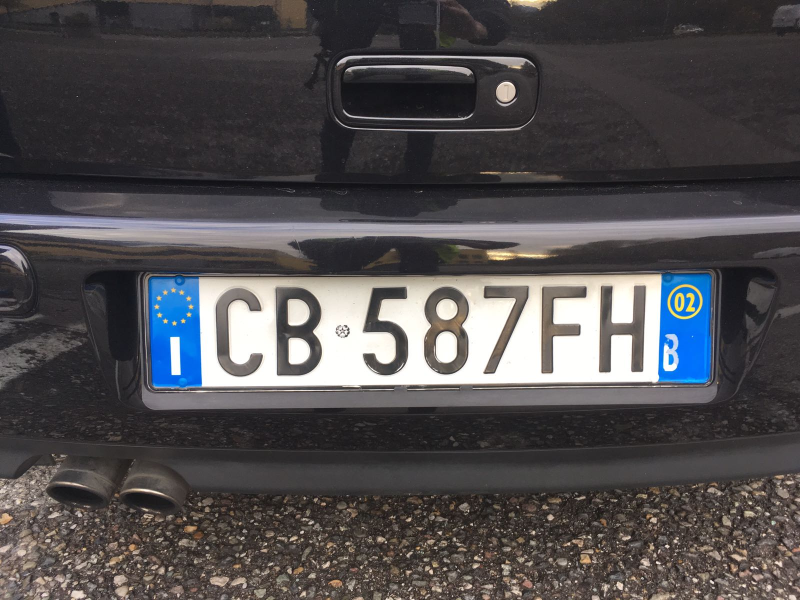
#> input picture targa0.jpg, 1600 x 1200 px (shown at 1/2 size)
$ python main.py   (Python 2 division)   (older library calls are emulated)
#> lines starting #> are read from the running program, lines starting #| are printed output that depends on the picture; after the words box and inside, x2 and y2 are one past the last pixel; in counts of white or black regions, pixels touching at a corner belong together; long printed decimals are rounded
import cv2
import numpy as np
import random
import pytesseract
from PIL import Image

global im
global low_canny
global high_canny
global trackbars
global imgsnames
global img_counter

low_canny = 231
high_canny = 89
trackbars = False
imgsnames = [ \
    r'targa0.jpg', \
    r'targa1.jpg', \
    r'targa2.jpg', \
    r'targa3.jpg', \
    r'targa4.jpg', \
    r'targa5.jpg', \
    r'targa6.jpg',
    ]
img_counter = 0


def setImgsNames(x):
    global img_counter
    img_counter = x
    do_img_proc()


def setLowCannyTrack(x):
    global low_canny
    low_canny = x
    do_img_proc()


def setHighCannyTrack(x):
    global high_canny
    high_canny = x
    do_img_proc()


def do_img_proc():
    global im
    global trackbars

    im = cv2.imread(imgsnames[img_counter], cv2.IMREAD_GRAYSCALE)
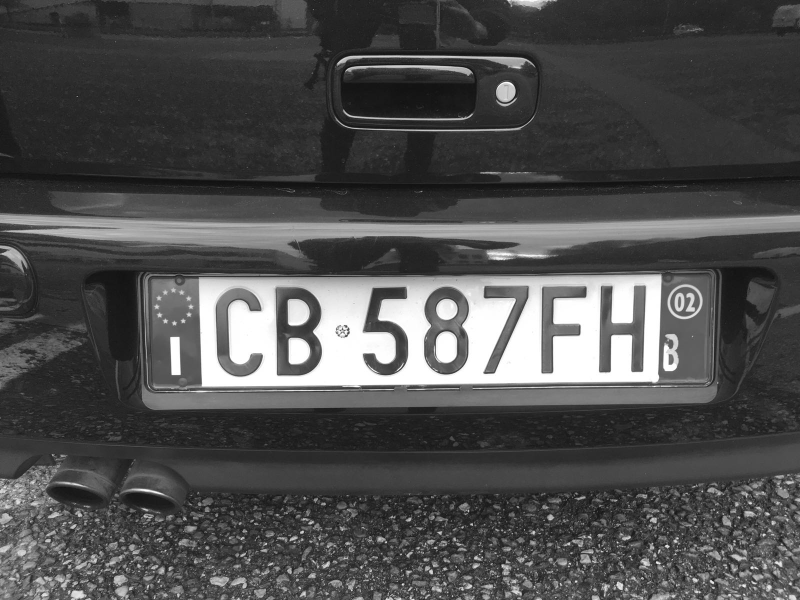
#> im: shape (1200, 1600) (shown at 1/2 size); min 2, max 255, mean 78
    im_in = cv2.resize(im, dsize=(640, 480))
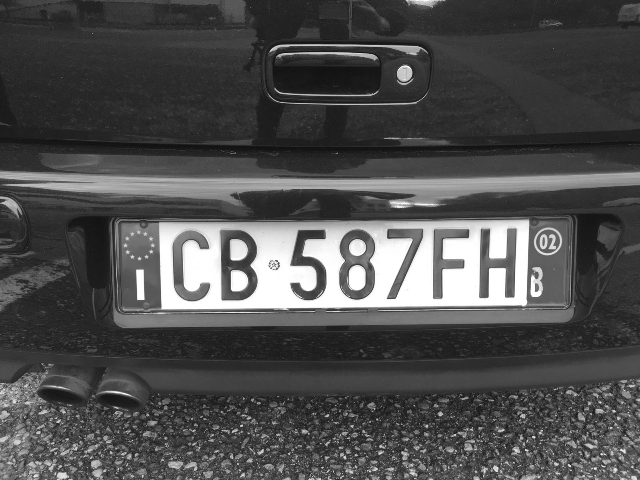
#> im_in: shape (480, 640); min 14, max 255, mean 77.9
    np.array(im_in, copy=True)

    avg, sdv = cv2.meanStdDev(im_in)
#> avg = [77.94]; sdv = [57.32]

    if avg < 55 and sdv < 40:
        im_in = cv2.equalizeHist(im_in)
        im_in = cv2.GaussianBlur(im_in, (3, 3), 1)

    im_in = cv2.GaussianBlur(im_in, (3, 3), 1)

    im_canny = cv2.Canny(im_in, low_canny, high_canny, apertureSize=3)
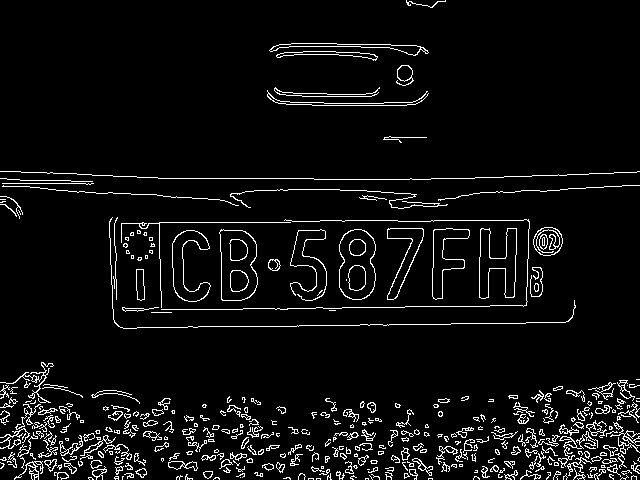
#> im_canny: shape (480, 640); 5.6% white in thin lines or dots
    im_canny_copy = np.array(im_canny, copy=True)

    h, w = im_in.shape
#> h = 480; w = 640
    im_out = np.zeros((h, w, 1), np.uint8)

    totaleArea =  float(w*h)
#> totaleArea = 307200

    contours, hierarchy = cv2.findContours(im_canny_copy, cv2.RETR_TREE, cv2.CHAIN_APPROX_NONE)
#> contours = 710 contours, 528 with area under 20; largest, box (x1, y1, x2, y2) and area: (219, 229, 258, 301) 2300, (219, 229, 258, 301) 2270, (339, 229, 376, 300) 2152, (339, 229, 376, 300) 2107, (479, 228, 517, 299) 1472
    for (i,c) in enumerate(contours):
        rect = cv2.boundingRect(c)
        area = (rect[2] * rect[3]) / totaleArea
        hPerc =  rect[3] / float(h)
        aspect = float(rect[2]) / rect[3]

        if area < 0.002 or area > 0.015 or hPerc < 0.07 or aspect >= 0.7:
            continue

        #print area
        color = (255, 255, 255)

        mask = np.zeros((h, w, 1), np.uint8)
        cv2.rectangle(mask, (rect[0], rect[1]), (rect[0] + rect[2], rect[1] + rect[3]), color, -1)
        avg, sdv = cv2.meanStdDev(im_in, mask=mask)

        print avg, sdv

        offset = -random.randint(10, 20) if i % 2 == 1 else rect[3] + random.randint(15, 25)

        cv2.rectangle(im_out, (rect[0], rect[1]), (rect[0] + rect[2], rect[1] + rect[3]), color, -1)
#> this loop made 710 passes
#> (rect, area, hPerc, aspect) on passes 1 to 3: ((428, 478, 5, 2), 3.26e-05, 0.00417, 2.5), ((365, 478, 4, 2), 2.6e-05, 0.00417, 2), ((316, 478, 5, 2), 3.26e-05, 0.00417, 2.5)
#| [[193.035]] [[62.817]]
#| [[193.035]] [[62.817]]
#| [[160.992]] [[66.149]]
#| [[160.992]] [[66.149]]
#| [[165.244]] [[79.642]]
#| [[145.714]] [[73.570]]
#| [[145.714]] [[73.570]]
#| [[173.634]] [[68.724]]
#> (further printed lines are left out)
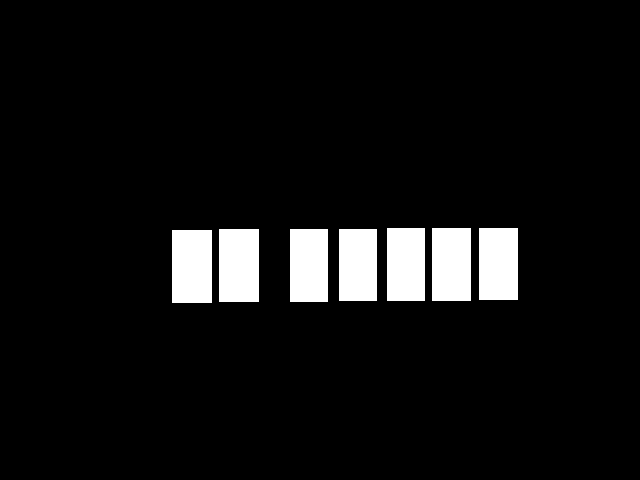
#> im_out: shape (480, 640, 1); 6.4% white; 7 white regions, largest, box (x1, y1, x2, y2) and area: (219, 229, 259, 302) 2920, (172, 230, 212, 303) 2920, (432, 228, 471, 301) 2847
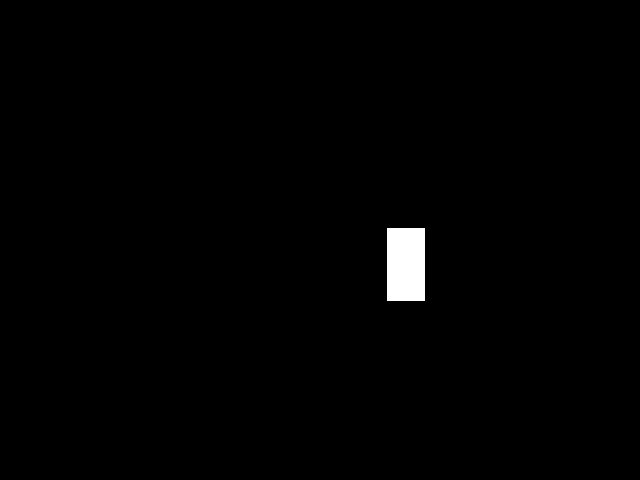
#> mask: shape (480, 640, 1); 0.9% white; 1 white region, box (x1, y1, x2, y2) and area: (387, 228, 425, 301) 2774
        # cv2.putText(im_out, '{:0.2f}'.format(sdv[0, 0]), (rect[0], rect[1] + offset), cv2.FONT_HERSHEY_SIMPLEX, 0.5, color, 1)
        # cv2.drawContours(im_out, contours, i, color, -1)

    mask = np.array(im_out, copy=True)
    im_out = cv2.bitwise_and(im_in, im_out)
#> im_out: shape (480, 640)
    im_out = cv2.bitwise_not(im_out, mask=mask)
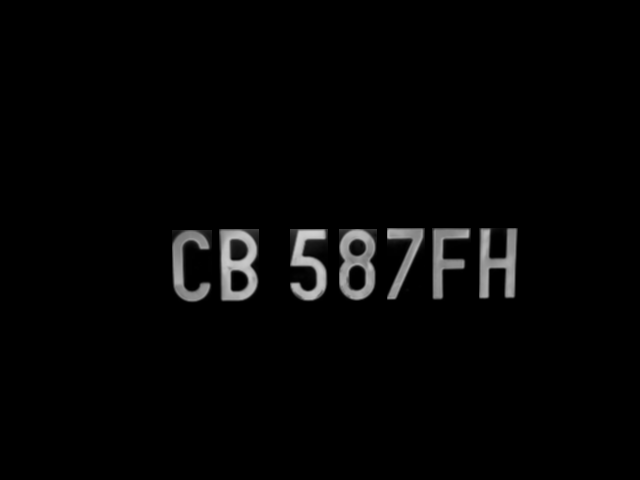
#> im_out: shape (480, 640); min 0, max 207, mean 5
    cv2.imwrite(r'test.jpg', im_out)

    avg = cv2.mean(im_out, mask)
#> avg = (78.39, 0, 0, 0)
    print avg
#| (78.390, 0.0, 0.0, 0.0)

    t, im_out = cv2.threshold(im_out, avg[0] + 10, 255, cv2.cv.CV_THRESH_BINARY)
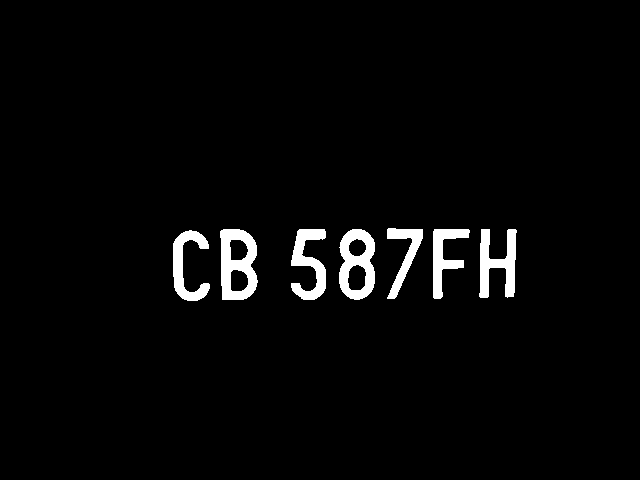
#> im_out: shape (480, 640); 3% white; 7 white regions, largest, box (x1, y1, x2, y2) and area: (220, 229, 258, 300) 1722, (339, 229, 375, 300) 1549, (479, 229, 517, 298) 1411
#> t = 88

    cv2.imshow('canny', im_canny)
    if not trackbars:
        cv2.createTrackbar('imgnames', 'canny', img_counter, 6, setImgsNames)
        cv2.createTrackbar('canny_low', 'canny', low_canny, 255, setLowCannyTrack)
        cv2.createTrackbar('canny_high', 'canny', high_canny, 255, setHighCannyTrack)
        trackbars = True

    # im_out = cv2.morphologyEx(im_out, cv2.MORPH_ERODE, cv2.getStructuringElement(cv2.cv.CV_SHAPE_RECT, (3, 3)), iterations=1)

    cv2.imshow('im', im_out)
    cv2.imshow('out', im_in)


    print pytesseract.image_to_string(Image.fromarray(im_out), config='-psm 7')
#> (this line was passed over: pytesseract is not available in this run)

do_img_proc()
cv2.waitKey(0)
cv2.destroyAllWindows()

#
# kernel = np.ones((3, 3), np.uint8)
# im_out = cv2.morphologyEx(im_out, cv2.MORPH_DILATE, kernel, anchor=(2, 0), iterations=1)
#
# im_out = cv2.bitwise_not(im_out)

#
# t, im_in = cv2.threshold(im, 200, 255, cv2.THRESH_BINARY_INV)
